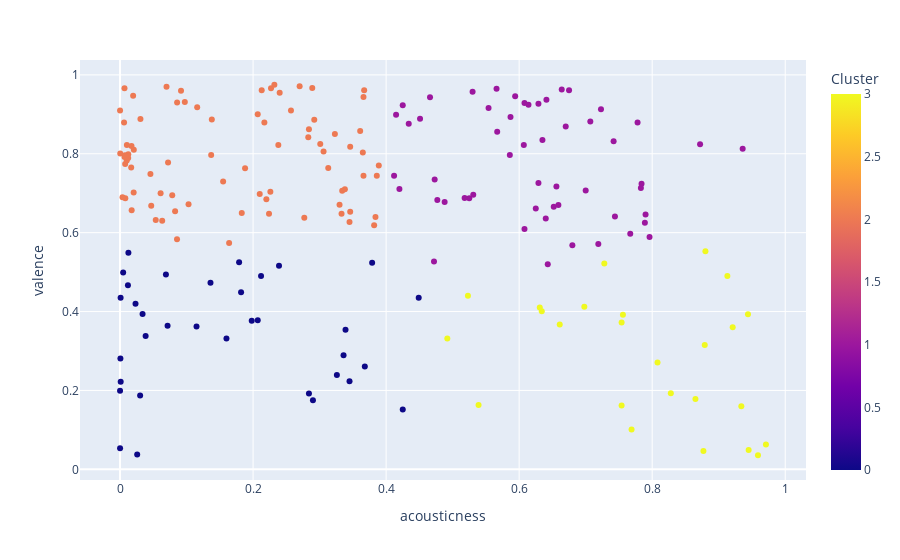

The notebook cell saved with this chart:
### Code cell
px.scatter(df,x='acousticness',y='valence',color='Cluster',hover_data=['album','year','song'])

### Figure 1 — Plotly figure (JSON) as saved in the notebook; plotly's stock layout.template omitted (floating-point values rounded to 4 significant figures; data arrays with more than 128 entries replaced by an {"elided": "..."} marker saying what was removed)
{"data": [{"customdata": {"elided": "193x3 mixed values"}, "hovertemplate": "acousticness=%{x}<br>valence=%{y}<br>album=%{customdata[0]}<br>year=%{customdata[1]}<br>song=%{customdata[2]}<br>Cluster=%{marker.color}<extra></extra>", "legendgroup": "", "marker": {"color": {"elided": "193 int values"}, "coloraxis": "coloraxis", "symbol": "circle"}, "mode": "markers", "name": "", "orientation": "v", "showlegend": false, "type": "scatter", "x": {"elided": "193 float values"}, "xaxis": "x", "y": {"elided": "193 float values"}, "yaxis": "y"}], "layout": {"coloraxis": {"colorbar": {"title": {"text": "Cluster"}}, "colorscale": [[0, "#0d0887"], [0.1111, "#46039f"], [0.2222, "#7201a8"], [0.3333, "#9c179e"], [0.4444, "#bd3786"], [0.5556, "#d8576b"], [0.6667, "#ed7953"], [0.7778, "#fb9f3a"], [0.8889, "#fdca26"], [1, "#f0f921"]]}, "legend": {"tracegroupgap": 0}, "margin": {"t": 60}, "xaxis": {"anchor": "y", "domain": [0, 1], "title": {"text": "acousticness"}}, "yaxis": {"anchor": "x", "domain": [0, 1], "title": {"text": "valence"}}}}
